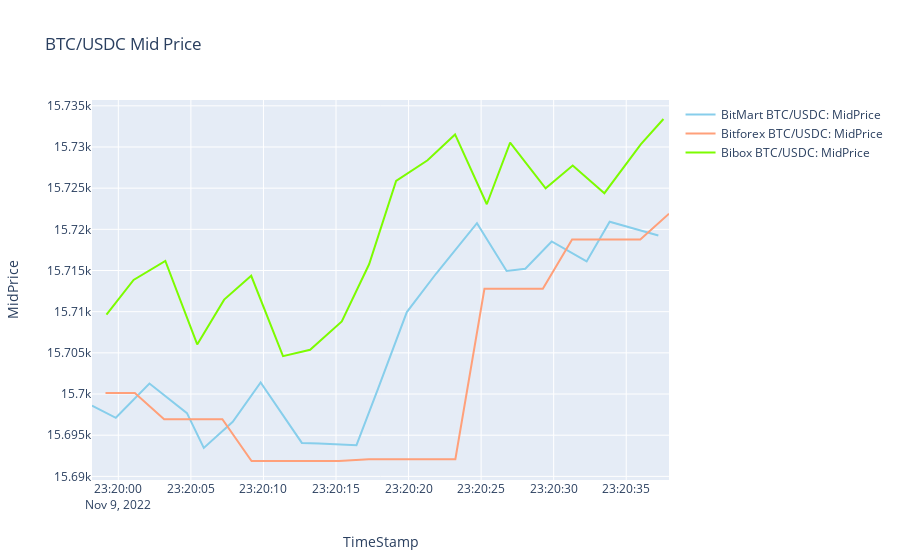

The notebook cell this image was saved under:
### Code cell
visualization(vac2,cryptos[1])
